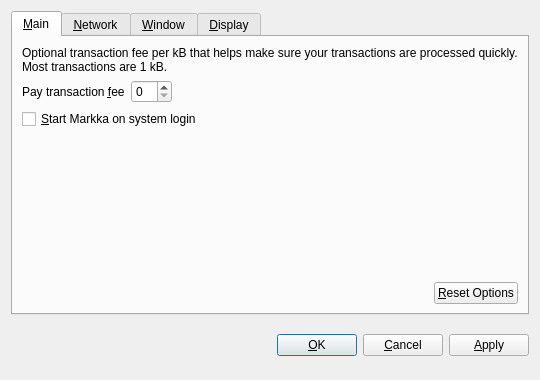
<?xml version="1.0" encoding="UTF-8"?>
<ui version="4.0">
 <class>OptionsDialog</class>
 <widget class="QDialog" name="OptionsDialog">
  <property name="geometry">
   <rect>
    <x>0</x>
    <y>0</y>
    <width>540</width>
    <height>380</height>
   </rect>
  </property>
  <property name="windowTitle">
   <string>Options</string>
  </property>
  <property name="modal">
   <bool>true</bool>
  </property>
  <layout class="QVBoxLayout" name="verticalLayout">
   <item>
    <widget class="QTabWidget" name="tabWidget">
     <property name="tabPosition">
      <enum>QTabWidget::North</enum>
     </property>
     <property name="currentIndex">
      <number>0</number>
     </property>
     <widget class="QWidget" name="tabMain">
      <attribute name="title">
       <string>&amp;Main</string>
      </attribute>
      <layout class="QVBoxLayout" name="verticalLayout_Main">
       <item>
        <widget class="QLabel" name="transactionFeeInfoLabel">
         <property name="text">
          <string>Optional transaction fee per kB that helps make sure your transactions are processed quickly. Most transactions are 1 kB.</string>
         </property>
         <property name="textFormat">
          <enum>Qt::PlainText</enum>
         </property>
         <property name="wordWrap">
          <bool>true</bool>
         </property>
        </widget>
       </item>
       <item>
        <layout class="QHBoxLayout" name="horizontalLayout_1_Main">
         <item>
          <widget class="QLabel" name="transactionFeeLabel">
           <property name="text">
            <string>Pay transaction &amp;fee</string>
           </property>
           <property name="textFormat">
            <enum>Qt::PlainText</enum>
           </property>
           <property name="buddy">
            <cstring>transactionFee</cstring>
           </property>
          </widget>
         </item>
         <item>
          <widget class="BitcoinAmountField" name="transactionFee"/>
         </item>
         <item>
          <spacer name="horizontalSpacer_1_Main">
           <property name="orientation">
            <enum>Qt::Horizontal</enum>
           </property>
           <property name="sizeHint" stdset="0">
            <size>
             <width>40</width>
             <height>20</height>
            </size>
           </property>
          </spacer>
         </item>
        </layout>
       </item>
       <item>
        <widget class="QCheckBox" name="bitcoinAtStartup">
         <property name="toolTip">
          <string>Automatically start Markka after logging in to the system.</string>
         </property>
         <property name="text">
          <string>&amp;Start Markka on system login</string>
         </property>
        </widget>
       </item>
       <item>
        <spacer name="verticalSpacer_Main">
         <property name="orientation">
          <enum>Qt::Vertical</enum>
         </property>
         <property name="sizeHint" stdset="0">
          <size>
           <width>20</width>
           <height>40</height>
          </size>
         </property>
        </spacer>
       </item>
       <item>
        <layout class="QHBoxLayout" name="horizontalLayout_2_Main">
         <item>
          <spacer name="horizontalSpacer_2_Main">
           <property name="orientation">
            <enum>Qt::Horizontal</enum>
           </property>
           <property name="sizeHint" stdset="0">
            <size>
             <width>40</width>
             <height>20</height>
            </size>
           </property>
          </spacer>
         </item>
         <item>
          <widget class="QPushButton" name="resetButton">
           <property name="toolTip">
            <string>Reset all client options to default.</string>
           </property>
           <property name="text">
            <string>&amp;Reset Options</string>
           </property>
           <property name="autoDefault">
            <bool>false</bool>
           </property>
          </widget>
         </item>
        </layout>
       </item>
      </layout>
     </widget>
     <widget class="QWidget" name="tabNetwork">
      <attribute name="title">
       <string>&amp;Network</string>
      </attribute>
      <layout class="QVBoxLayout" name="verticalLayout_Network">
       <item>
        <widget class="QCheckBox" name="mapPortUpnp">
         <property name="toolTip">
          <string>Automatically open the Markka client port on the router. This only works when your router supports UPnP and it is enabled.</string>
         </property>
         <property name="text">
          <string>Map port using &amp;UPnP</string>
         </property>
        </widget>
       </item>
       <item>
        <widget class="QCheckBox" name="connectSocks">
         <property name="toolTip">
          <string>Connect to the Markka network through a SOCKS proxy (e.g. when connecting through Tor).</string>
         </property>
         <property name="text">
          <string>&amp;Connect through SOCKS proxy:</string>
         </property>
        </widget>
       </item>
       <item>
        <layout class="QHBoxLayout" name="horizontalLayout_Network">
         <item>
          <widget class="QLabel" name="proxyIpLabel">
           <property name="text">
            <string>Proxy &amp;IP:</string>
           </property>
           <property name="textFormat">
            <enum>Qt::PlainText</enum>
           </property>
           <property name="buddy">
            <cstring>proxyIp</cstring>
           </property>
          </widget>
         </item>
         <item>
          <widget class="QValidatedLineEdit" name="proxyIp">
           <property name="maximumSize">
            <size>
             <width>140</width>
             <height>16777215</height>
            </size>
           </property>
           <property name="toolTip">
            <string>IP address of the proxy (e.g. 127.0.0.1)</string>
           </property>
          </widget>
         </item>
         <item>
          <widget class="QLabel" name="proxyPortLabel">
           <property name="text">
            <string>&amp;Port:</string>
           </property>
           <property name="textFormat">
            <enum>Qt::PlainText</enum>
           </property>
           <property name="buddy">
            <cstring>proxyPort</cstring>
           </property>
          </widget>
         </item>
         <item>
          <widget class="QLineEdit" name="proxyPort">
           <property name="maximumSize">
            <size>
             <width>55</width>
             <height>16777215</height>
            </size>
           </property>
           <property name="toolTip">
            <string>Port of the proxy (e.g. 9050)</string>
           </property>
          </widget>
         </item>
         <item>
          <widget class="QLabel" name="socksVersionLabel">
           <property name="text">
            <string>SOCKS &amp;Version:</string>
           </property>
           <property name="textFormat">
            <enum>Qt::PlainText</enum>
           </property>
           <property name="buddy">
            <cstring>socksVersion</cstring>
           </property>
          </widget>
         </item>
         <item>
          <widget class="QValueComboBox" name="socksVersion">
           <property name="toolTip">
            <string>SOCKS version of the proxy (e.g. 5)</string>
           </property>
          </widget>
         </item>
         <item>
          <spacer name="horizontalSpacer_Network">
           <property name="orientation">
            <enum>Qt::Horizontal</enum>
           </property>
           <property name="sizeHint" stdset="0">
            <size>
             <width>40</width>
             <height>20</height>
            </size>
           </property>
          </spacer>
         </item>
        </layout>
       </item>
       <item>
        <spacer name="verticalSpacer_Network">
         <property name="orientation">
          <enum>Qt::Vertical</enum>
         </property>
         <property name="sizeHint" stdset="0">
          <size>
           <width>20</width>
           <height>40</height>
          </size>
         </property>
        </spacer>
       </item>
      </layout>
     </widget>
     <widget class="QWidget" name="tabWindow">
      <attribute name="title">
       <string>&amp;Window</string>
      </attribute>
      <layout class="QVBoxLayout" name="verticalLayout_Window">
       <item>
        <widget class="QCheckBox" name="minimizeToTray">
         <property name="toolTip">
          <string>Show only a tray icon after minimizing the window.</string>
         </property>
         <property name="text">
          <string>&amp;Minimize to the tray instead of the taskbar</string>
         </property>
        </widget>
       </item>
       <item>
        <widget class="QCheckBox" name="minimizeOnClose">
         <property name="toolTip">
          <string>Minimize instead of exit the application when the window is closed. When this option is enabled, the application will be closed only after selecting Quit in the menu.</string>
         </property>
         <property name="text">
          <string>M&amp;inimize on close</string>
         </property>
        </widget>
       </item>
       <item>
        <spacer name="verticalSpacer_Window">
         <property name="orientation">
          <enum>Qt::Vertical</enum>
         </property>
         <property name="sizeHint" stdset="0">
          <size>
           <width>20</width>
           <height>40</height>
          </size>
         </property>
        </spacer>
       </item>
      </layout>
     </widget>
     <widget class="QWidget" name="tabDisplay">
      <attribute name="title">
       <string>&amp;Display</string>
      </attribute>
      <layout class="QVBoxLayout" name="verticalLayout_Display">
       <item>
        <layout class="QHBoxLayout" name="horizontalLayout_1_Display">
         <item>
          <widget class="QLabel" name="langLabel">
           <property name="text">
            <string>User Interface &amp;language:</string>
           </property>
           <property name="textFormat">
            <enum>Qt::PlainText</enum>
           </property>
           <property name="buddy">
            <cstring>lang</cstring>
           </property>
          </widget>
         </item>
         <item>
          <widget class="QValueComboBox" name="lang">
           <property name="toolTip">
            <string>The user interface language can be set here. This setting will take effect after restarting Markka.</string>
           </property>
          </widget>
         </item>
        </layout>
       </item>
       <item>
        <layout class="QHBoxLayout" name="horizontalLayout_2_Display">
         <item>
          <widget class="QLabel" name="unitLabel">
           <property name="text">
            <string>&amp;Unit to show amounts in:</string>
           </property>
           <property name="textFormat">
            <enum>Qt::PlainText</enum>
           </property>
           <property name="buddy">
            <cstring>unit</cstring>
           </property>
          </widget>
         </item>
         <item>
          <widget class="QValueComboBox" name="unit">
           <property name="toolTip">
            <string>Choose the default subdivision unit to show in the interface and when sending coins.</string>
           </property>
          </widget>
         </item>
        </layout>
       </item>
       <item>
        <widget class="QCheckBox" name="displayAddresses">
         <property name="toolTip">
          <string>Whether to show Markka addresses in the transaction list or not.</string>
         </property>
         <property name="text">
          <string>&amp;Display addresses in transaction list</string>
         </property>
        </widget>
       </item>
       <item>
        <spacer name="verticalSpacer_Display">
         <property name="orientation">
          <enum>Qt::Vertical</enum>
         </property>
         <property name="sizeHint" stdset="0">
          <size>
           <width>20</width>
           <height>40</height>
          </size>
         </property>
        </spacer>
       </item>
      </layout>
     </widget>
    </widget>
   </item>
   <item>
    <layout class="QHBoxLayout" name="horizontalLayout_Buttons">
     <item>
      <spacer name="horizontalSpacer_1">
       <property name="orientation">
        <enum>Qt::Horizontal</enum>
       </property>
       <property name="sizeHint" stdset="0">
        <size>
         <width>40</width>
         <height>48</height>
        </size>
       </property>
      </spacer>
     </item>
     <item>
      <widget class="QLabel" name="statusLabel">
       <property name="font">
        <font>
         <weight>75</weight>
         <bold>true</bold>
        </font>
       </property>
       <property name="text">
        <string/>
       </property>
       <property name="textFormat">
        <enum>Qt::PlainText</enum>
       </property>
       <property name="wordWrap">
        <bool>true</bool>
       </property>
      </widget>
     </item>
     <item>
      <spacer name="horizontalSpacer_2">
       <property name="orientation">
        <enum>Qt::Horizontal</enum>
       </property>
       <property name="sizeHint" stdset="0">
        <size>
         <width>40</width>
         <height>48</height>
        </size>
       </property>
      </spacer>
     </item>
     <item>
      <widget class="QPushButton" name="okButton">
       <property name="text">
        <string>&amp;OK</string>
       </property>
      </widget>
     </item>
     <item>
      <widget class="QPushButton" name="cancelButton">
       <property name="text">
        <string>&amp;Cancel</string>
       </property>
       <property name="autoDefault">
        <bool>false</bool>
       </property>
      </widget>
     </item>
     <item>
      <widget class="QPushButton" name="applyButton">
       <property name="text">
        <string>&amp;Apply</string>
       </property>
       <property name="autoDefault">
        <bool>false</bool>
       </property>
      </widget>
     </item>
    </layout>
   </item>
  </layout>
 </widget>
 <customwidgets>
  <customwidget>
   <class>BitcoinAmountField</class>
   <extends>QSpinBox</extends>
   <header>bitcoinamountfield.h</header>
  </customwidget>
  <customwidget>
   <class>QValueComboBox</class>
   <extends>QComboBox</extends>
   <header>qvaluecombobox.h</header>
  </customwidget>
  <customwidget>
   <class>QValidatedLineEdit</class>
   <extends>QLineEdit</extends>
   <header>qvalidatedlineedit.h</header>
  </customwidget>
 </customwidgets>
 <resources/>
 <connections/>
</ui>
